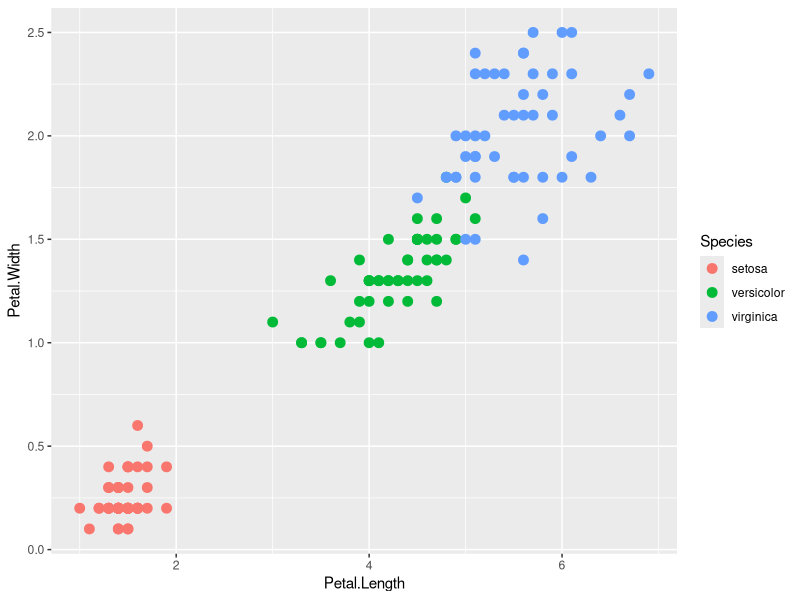
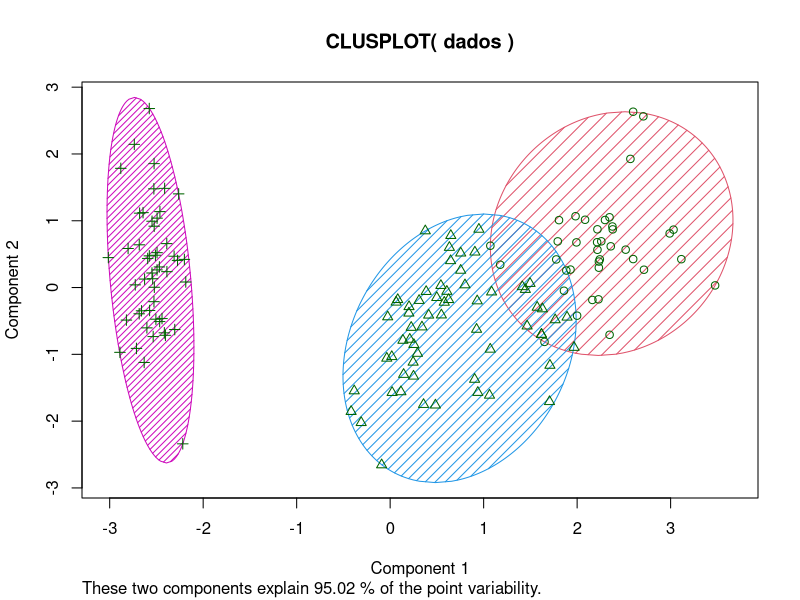
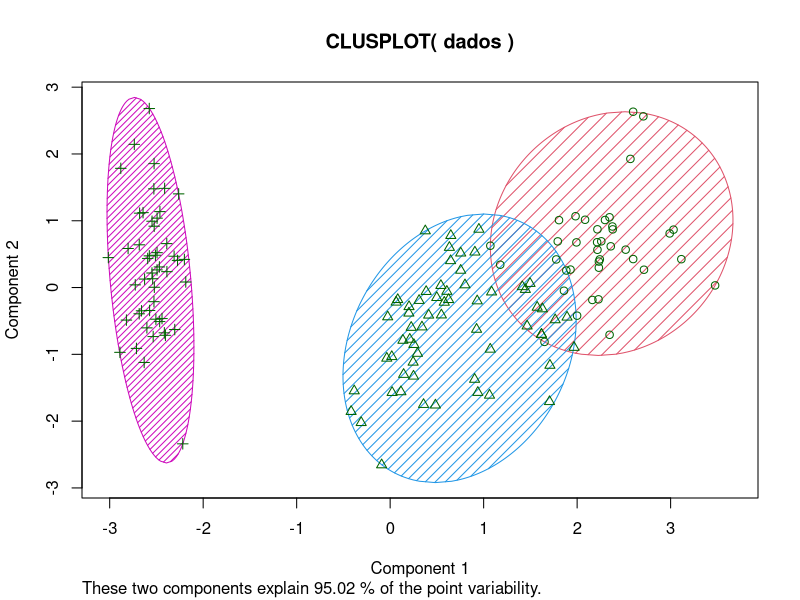

Reproduce these figures in R, in order.
# Lista de Exercícios - Capítulo 12 - Parte 2

# Configurando o diretório de trabalho
setwd("C:/Users/Gaabs/Desktop/CienciaDeDados/1.Big-Data-Analytics-com-R-e-Microsoft-Azure-Machine-Learning/12.Microsoft-Azure-Machine-Learning")
getwd()



# Carregando pacotes

library(datasets)
library(cluster) # visualização dos clusters
library(ggplot2) # Gráficos para Análise Exploratória
library(caTools)   # contém a função sample.split() que cria uma amostra que irá fazer a divisão entre dados de treinos e testes



# Carregando Dados

# - Usaremos o dataset iris neste exemplo
# - O dataset iris possui observações de 3 especies de flores (Iris setosa, Iris virginica e Iris versocolor)
# - Para cada flor, 4 medidas sao usadas: 
#   comprimento (length) e largura (width) do caule (sepal) e comprimento e largura da petala (petal)

dados = iris
head(dados)

## Verificando dados ausentes
any(is.na(dados))
colSums(is.na(dados))

## Tipo de dados
str(dados)
summary(dados)
dim(dados)

## Visualizando os dados
head(dados)
View(dados)

## Veja que os dados claramente possui grupos com caracteristcas similares
ggplot(dados, aes(Petal.Length, Petal.Width, color = Species)) + geom_point(size = 3)





## Agora usaremos o K-Means para tentar agrupar os dados em clusters
set.seed(101)
help(kmeans)



# Exercício 1 - Usando a função kmeans(), crie um modelo de clustering (aprendizagem não supervisionada). 
#               Use a documentação, para fazer sua pesquisa.
#               Neste caso, ja sabemos quantos grupos (clusters) existem em nossos dados (3)
#               Perceba também que o dataset iris possui 5 colunas, mas estamos usando as 4 primeiras

# a) Crie o mdelo e obtennha informação sobre os clusters

modelo_kmeans <- kmeans(dados[, c("Sepal.Length", "Sepal.Width", "Petal.Length", "Petal.Width")], centers = 3)
modelo_kmeans

# -> Foram criados 3 clusters: cluster 1, 2 e 3


# Plot
help(clusplot)
clusplot(dados, modelo_kmeans$cluster, color = TRUE, shade = TRUE, labels = 0, lines = 0, )

# -> Perceba que apesar o algoritmo ter feito a divisão dos dados em clusters, houve problema em dividir alguns dos dados, 
#    que apesar de terem caracteristicas diferentes, ficaram no mesmo cluster











##### GABARITO PROFESSOR #####



# Exercício 1 - Usando a função kmeans(), crie um modelo de clustering (aprendizagem não supervisionada). 
#               Use a documentação, para fazer sua pesquisa.
#               Neste caso, ja sabemos quantos grupos (clusters) existem em nossos dados (3)
#               Perceba também que o dataset iris possui 5 colunas, mas estamos usando as 4 primeiras

# a) Crie o mdelo e obtennha informação sobre os clusters

dadosCluster <- kmeans(dados[, 1:4], centers = 3, nstart = 20)
dadosCluster


# -> Foram criados 3 clusters: cluster 1, 2 e 3


# Perceba que apesar o algoritmo ter feito a divisão dos dados em clusters, houve problema em dividir alguns dos dados, 
# que apesar de terem caracteristicas diferentes, ficaram no mesmo cluster
table(dadosCluster$cluster, dados$Species)




# Plot para visualizar os clusters
help(clusplot)
clusplot(dados, modelo_kmeans$cluster, color = TRUE, shade = TRUE, labels = 0, lines = 0, )


# - Como podemos ver no gráfico acima, foi detectado 3 pontos de dados das plantas (3 tipos de planta).
#   O modelo conseguiu fazer isso encontrando os padrões.

# - Por exemplo, os dados do círculo rosa são dados parecidos (provavelmente tem medidas similares).

# - Agora poderíamos pegar os pontos de dados do círculo rosa e levar para um trabalho de classificação.



# Resumindo:

# - Primeiro detectar os padrões, dividir os dados em grupos e estudar cada grupo de maneira individual.

# - Foi aplicada neste exercício aprendizado não supervisionada e assim poderíamos aplicar posteriormente aprendizagem
#   supoervisionada em cada um dos grupos (clusters).































#### REALIZANDO PREVISÕES E DIVINDO EM TREINO E TESTE

## Dividindo os dados em treino e teste
amostra <- sample.split(dados$Species, SplitRatio = 0.80)

treino <- subset(dados, amostra == TRUE)
teste <- subset(dados, amostra == FALSE)

# -> Lembrando sempre que: Treinamos o modelo com dados de TREINO e fazemos predições com dados de TESTE
